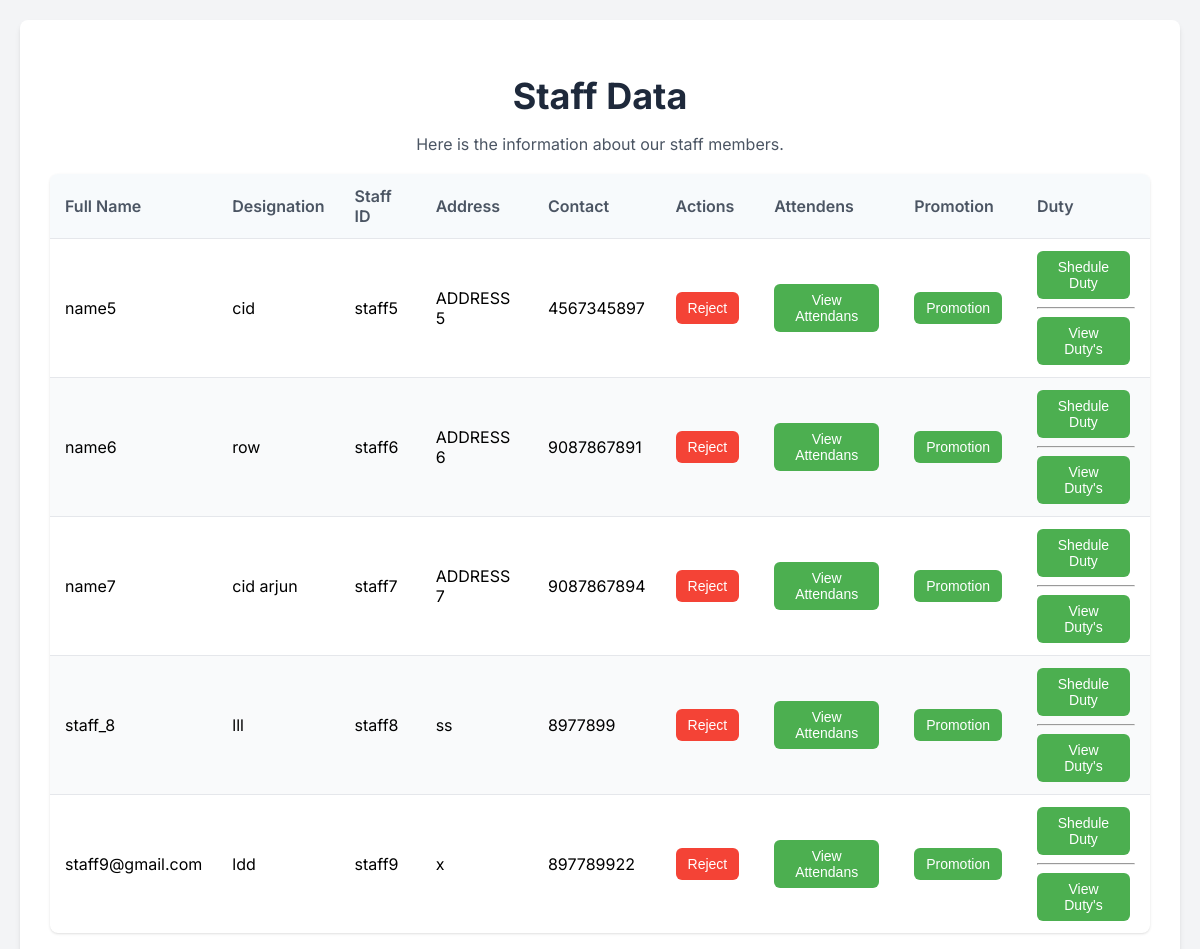
The app's page /view_staff/ (signed in), older data.
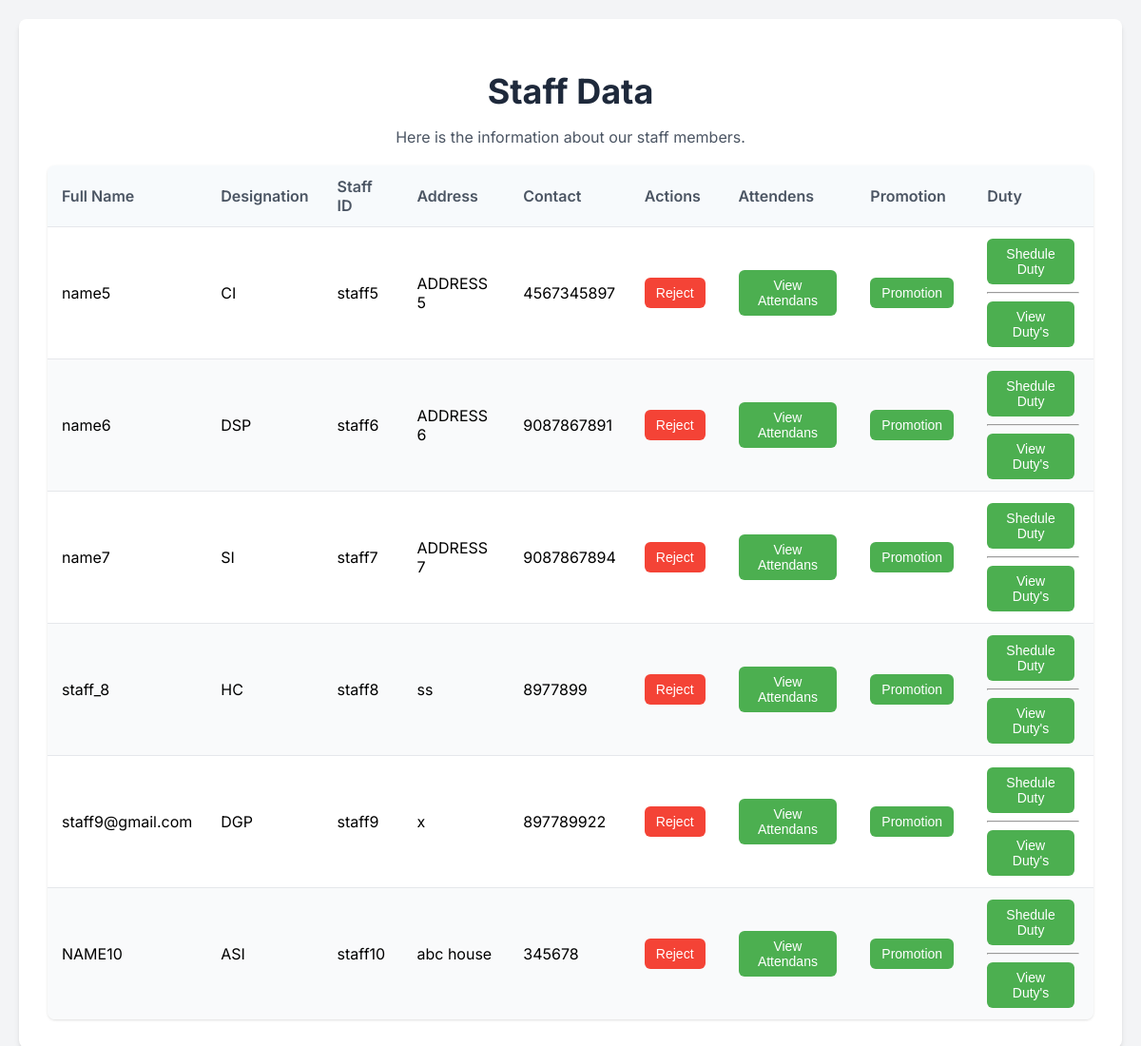
The same page, newer data.
### app_mini/models.py (models this page shows)
class staff(models.Model):
    DESIGNATION_CHOICE = [
        ('DGP', 'Director General of Police'),
        ('IGP', 'Inspector General of Police'),
        ('SP', 'Superintendent of Police'),
        ('DSP', 'Deputy Superintendent of Police'),
        ('CI', 'Circle Inspector'),
        ('SI', 'Sub Inspector'),
        ('ASI', 'Assistant Sub Inspector'),
        ('HC', 'Head Constable'),
        ('PC', 'Police Constable')
    ]
    staff_id = models.CharField(max_length=50, primary_key=True)
    login_id = models.ForeignKey(login, on_delete=models.CASCADE, null=True, blank=True)
    full_name = models.CharField(max_length=100)
    address = models.CharField(max_length=100)
    contact = models.CharField(max_length=50)
    designation = models.CharField(max_length=50, choices=DESIGNATION_CHOICE)
    gender = models.CharField(max_length=20)
    date_of_birth = models.CharField(max_length=20)
    station = models.ForeignKey(police_station_registration, on_delete=models.SET_NULL, null=True)

### app_mini/views.py (the view)
# urls.py: path('view_staff/', views.view_staff, name='view_staff'),
def view_staff(request):
    station_login_id = request.session.get('station_id')
    login_ins = get_object_or_404(login_table, id = station_login_id)
    station_ins = get_object_or_404(police_station_registration, login_id = login_ins)
    staff_data = staff.objects.filter(station = station_ins)
    return render(request, 'police_station/view_staff.html', {'staff_data' : staff_data})

### app_mini/templates/police_station/view_staff.html (shortened to what this page needs)
<!DOCTYPE html>
<html lang="en">
<head>
</head>
<body class="bg-gray-100 font-sans">
    <div class="staff-container">
        <header class="staff-header">
            <h1>Staff Data</h1>
            <p>Here is the information about our staff members.</p>
        </header>
        <main>
            <div class="staff-list">
                {% if staff_data %}
                <table class="staff-table">
                    <thead>
                        <tr>
                            <th>Full Name</th>
                            <th>Designation</th>
                            <th>Staff ID</th>
                            <th>Address</th>
                            <th>Contact</th>
                            <th>Actions</th>
                            <th>Attendens</th>
                            <th>Promotion</th>
                            <th>Duty</th>
                        </tr>
                    </thead>
                    <tbody>
                        {% for staff in staff_data %}
                        <tr>
                            <td>{{ staff.full_name }}</td>
                            <td>{{ staff.designation }}</td>
                            <td>{{ staff.staff_id }}</td>
                            <td>{{ staff.address }}</td>
                            <td>{{ staff.contact }}</td>
                            <td>
                                {% if staff.login_id.varification_status != "varified" %}
                                    <button><a href="../accept_staff/{{ staff.login_id.id }}">Accept</a></button>
                                {% else %}
                                    <button class="reject"><a href="../reject_staff/{{staff.login_id.id}}">Reject</a></button>
                                {% endif %}
                            </td>
                            <td>
                                <button><a href="{% url 'view_attendance_of_a_staff' staff.staff_id %}">View Attendans</a></button>
                            </td>
                            <td>
                                <button><a href="{% url 'promotion' staff.staff_id %}">Promotion</a></button>
                            </td>
                            <td>
                                <button><a href="{% url 'shedule_duty' staff.staff_id %}">Shedule Duty</a></button>
                                <hr>
                                <button><a href="../view_duty/{{ staff.staff_id }}">View Duty's</a></button>
                            </td>
                        </tr>
                        {% endfor %}
                    </tbody>
                </table>
                {% else %}
                <p class="no-staff-message">There Aren't Any Staff's</p>
                {% endif %}
            </div>
        </main>
    </div>
</body>
</html>

Row changes from the older to the newer data that the page shows:
changed staff "name5": designation "cid" → "CI"
changed staff "name6": designation "row" → "DSP"
changed staff "name7": designation "cid arjun" → "SI"
changed staff "staff_8": designation "lll" → "HC"
changed staff "staff9@gmail.com": designation "ldd" → "DGP"
added staff: full_name "NAME10", designation "ASI", staff_id "staff10", address "abc house", contact "345678"
